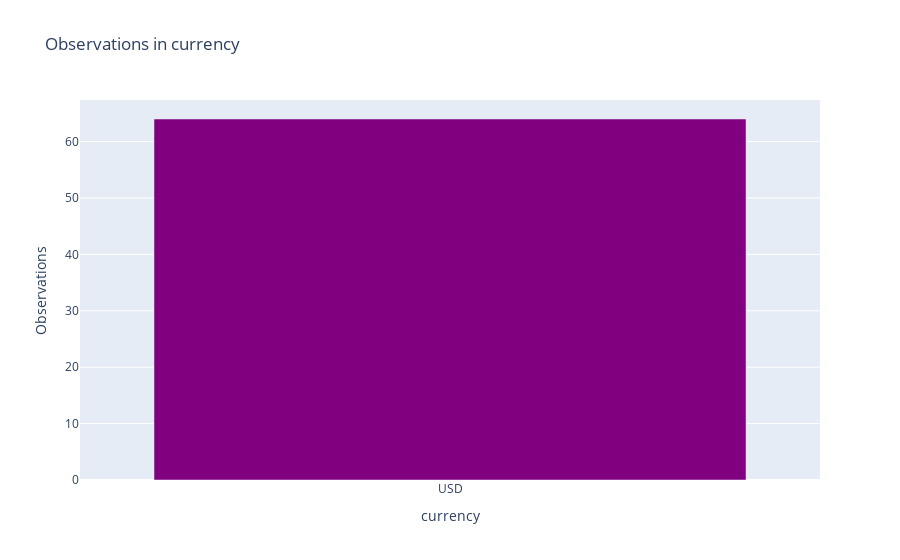
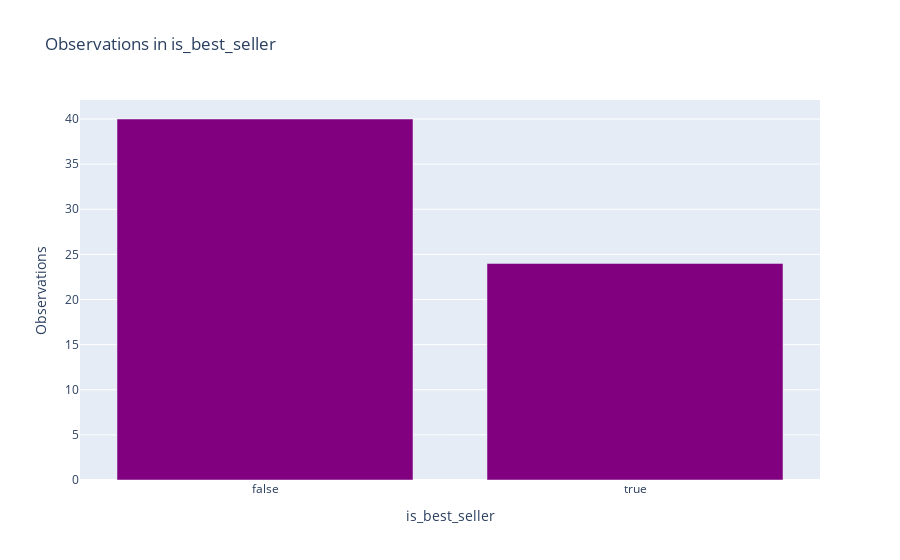
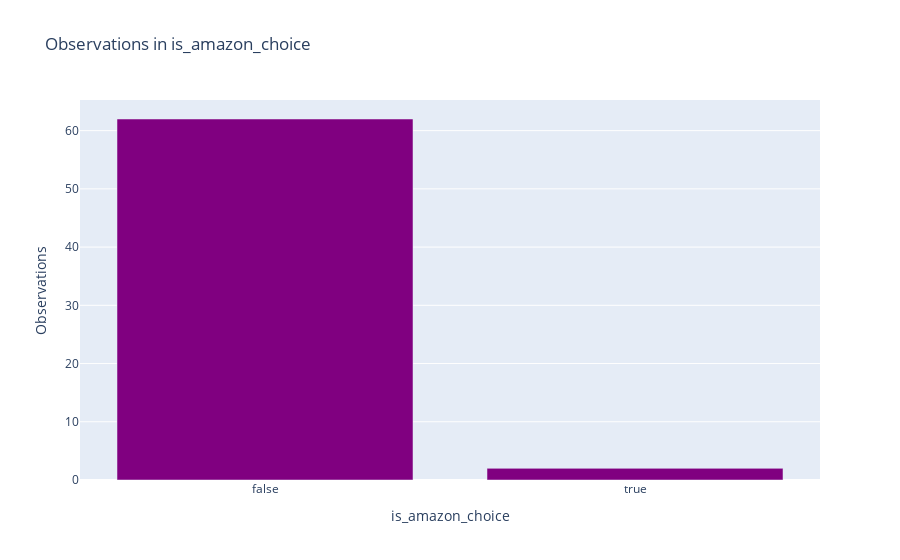
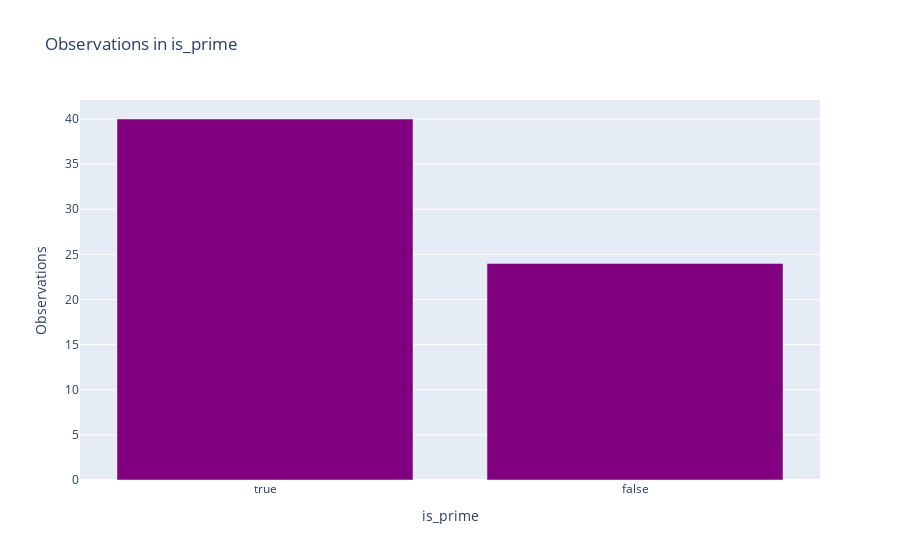

Notebook code cell kept with these figures, in order:
### Code cell
for col in categorical:
    n = products[col].value_counts().reset_index()
    n.columns = [col, 'Observations']
    fig = px.bar(n, x=col, y='Observations', title=f'Observations in {col}')
    fig.update_traces(marker_color='purple')
    fig.show()

### Figure 1 — Plotly figure (JSON) as saved in the notebook; plotly's stock layout.template omitted (floating-point values rounded to 4 significant figures)
{"data": [{"hovertemplate": "currency=%{x}<br>Observations=%{y}<extra></extra>", "legendgroup": "", "marker": {"color": "purple", "pattern": {"shape": ""}}, "name": "", "orientation": "v", "showlegend": false, "textposition": "auto", "type": "bar", "x": ["USD"], "xaxis": "x", "y": [64], "yaxis": "y"}], "layout": {"barmode": "relative", "legend": {"tracegroupgap": 0}, "title": {"text": "Observations in currency"}, "xaxis": {"anchor": "y", "domain": [0, 1], "title": {"text": "currency"}}, "yaxis": {"anchor": "x", "domain": [0, 1], "title": {"text": "Observations"}}}}

### Figure 2 — Plotly figure (JSON) as saved in the notebook; plotly's stock layout.template omitted (floating-point values rounded to 4 significant figures)
{"data": [{"hovertemplate": "is_best_seller=%{x}<br>Observations=%{y}<extra></extra>", "legendgroup": "", "marker": {"color": "purple", "pattern": {"shape": ""}}, "name": "", "orientation": "v", "showlegend": false, "textposition": "auto", "type": "bar", "x": [false, true], "xaxis": "x", "y": [40, 24], "yaxis": "y"}], "layout": {"barmode": "relative", "legend": {"tracegroupgap": 0}, "title": {"text": "Observations in is_best_seller"}, "xaxis": {"anchor": "y", "domain": [0, 1], "title": {"text": "is_best_seller"}}, "yaxis": {"anchor": "x", "domain": [0, 1], "title": {"text": "Observations"}}}}

### Figure 3 — Plotly figure (JSON) as saved in the notebook; plotly's stock layout.template omitted (floating-point values rounded to 4 significant figures)
{"data": [{"hovertemplate": "is_amazon_choice=%{x}<br>Observations=%{y}<extra></extra>", "legendgroup": "", "marker": {"color": "purple", "pattern": {"shape": ""}}, "name": "", "orientation": "v", "showlegend": false, "textposition": "auto", "type": "bar", "x": [false, true], "xaxis": "x", "y": [62, 2], "yaxis": "y"}], "layout": {"barmode": "relative", "legend": {"tracegroupgap": 0}, "title": {"text": "Observations in is_amazon_choice"}, "xaxis": {"anchor": "y", "domain": [0, 1], "title": {"text": "is_amazon_choice"}}, "yaxis": {"anchor": "x", "domain": [0, 1], "title": {"text": "Observations"}}}}

### Figure 4 — Plotly figure (JSON) as saved in the notebook; plotly's stock layout.template omitted (floating-point values rounded to 4 significant figures)
{"data": [{"hovertemplate": "is_prime=%{x}<br>Observations=%{y}<extra></extra>", "legendgroup": "", "marker": {"color": "purple", "pattern": {"shape": ""}}, "name": "", "orientation": "v", "showlegend": false, "textposition": "auto", "type": "bar", "x": [true, false], "xaxis": "x", "y": [40, 24], "yaxis": "y"}], "layout": {"barmode": "relative", "legend": {"tracegroupgap": 0}, "title": {"text": "Observations in is_prime"}, "xaxis": {"anchor": "y", "domain": [0, 1], "title": {"text": "is_prime"}}, "yaxis": {"anchor": "x", "domain": [0, 1], "title": {"text": "Observations"}}}}
